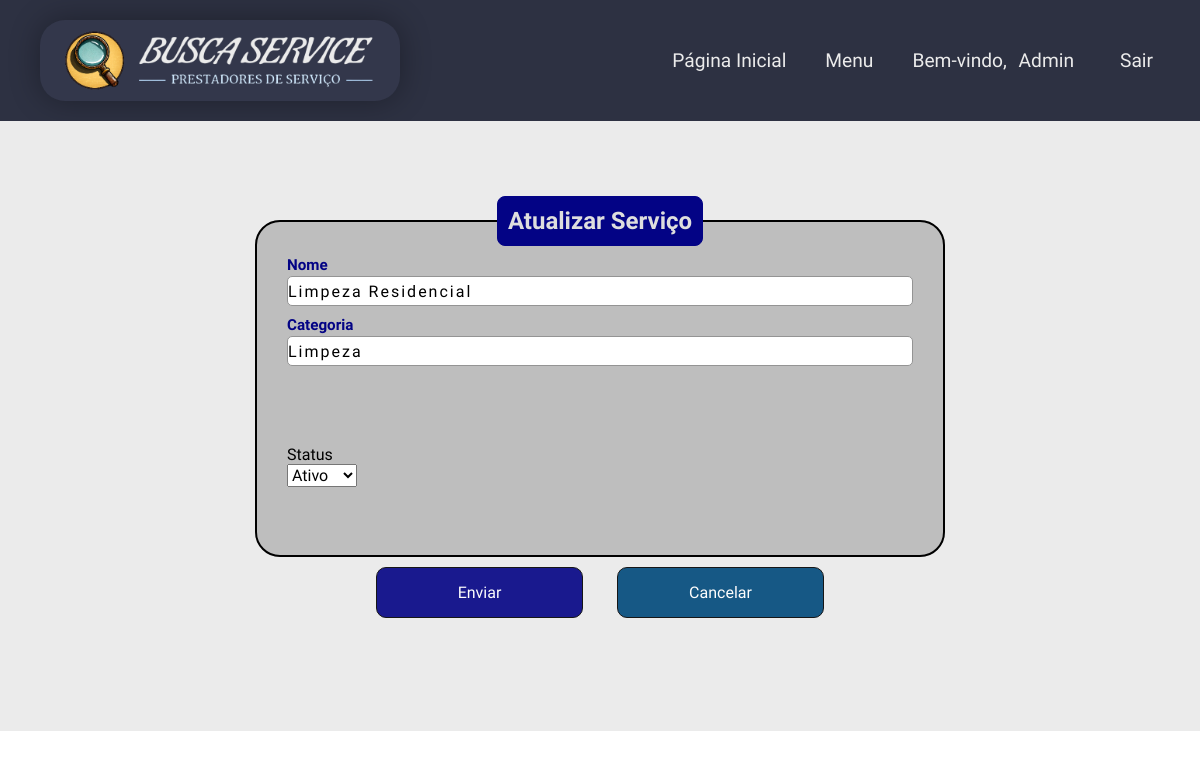
/app/views/usuario_admin_updserv.php?idserv=29 (signed in), run on an earlier commit of the app's database.
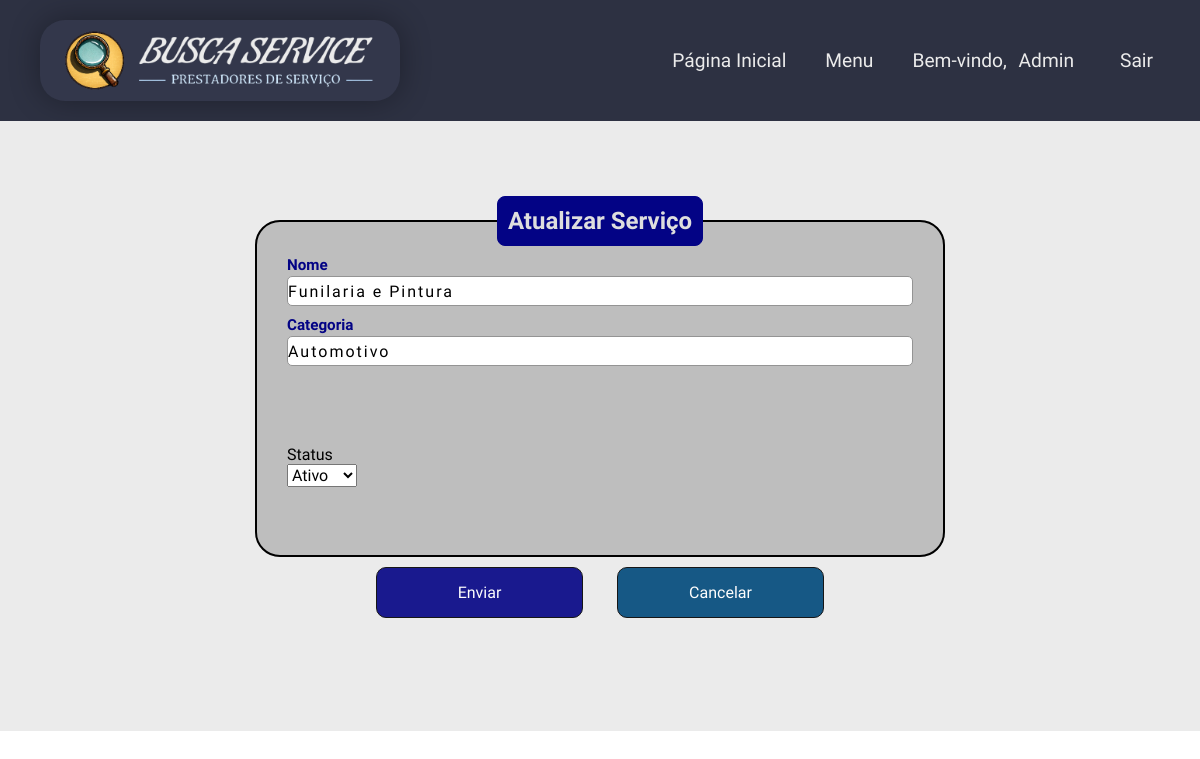
And on a later commit of the database.
### tables this page shows
CREATE TABLE servico(
  idserv INT(11) NOT NULL AUTO_INCREMENT,
  nome VARCHAR(45) NOT NULL,
  categoria VARCHAR(45) NOT NULL,
  status TINYINT(1) NOT NULL DEFAULT 1 COMMENT '\"0\" = Inativo / \"1\" = Ativo',
  dataregserv DATETIME NOT NULL DEFAULT CURRENT_TIMESTAMP(),
  PRIMARY KEY (idserv)
    );

### app/views/usuario_admin_updserv.php (the view, shortened to what this page needs)
<?php
require_once 'layouts/site/header.php';
$idserv = isset($_GET['idserv']) ? $_GET['idserv'] : 0;
$dbh = Conexao::getInstance();
$query = "SELECT * FROM `busca_service`.`servico` WHERE idserv=:idserv LIMIT 1";
$stmt = $dbh->prepare($query);
$stmt->bindParam(':idserv', $idserv);
$stmt->execute();
$row = $stmt->fetch(PDO::FETCH_ASSOC);
?>
<body>
    <?php require_once 'layouts/admin/menu.php'; ?>
    <main class="bg_form">
        <div class="main_opc">
            <section>
                <form action="" method="post" class="box">
                    <fieldset>
                        <legend><b>Atualizar Serviço</b></legend>
                        <div class="inputBox">
                            <input type="text" name="nome" id="nome" class="inputUser" autofocus value="<?= isset($row) ? $row['nome'] : '' ?>">
                            <label for="nome" class="labelInput">Nome</label>
                        </div>
                        <div class="inputBox">
                            <input type="text" name="categoria" id="categoria" class="inputUser" autofocus value="<?= isset($row) ? $row['categoria'] : '' ?>">
                            <label for="categoria" class="labelInput">Categoria</label>
                        </div><br>
                        <div class="inputBox">
                            <label for="status" class="statusLabel">Status</label><br>
                            <div class="select-wrapper">
                                <select name="status" id="status"><br><br>
                                    <option value="1" <?= isset($row) && $row['status'] == '1' ? 'selected' : '' ?>>Ativo
                                    </option>
                                </select>
                            </div>
                        </div><br><br>
                    </fieldset>
                    <div class="btn_alinhamento">
                        <a href="usuario_admin.php">
                            <button type="submit" id="submit" value="Enviar" name="salvar">Enviar</button>
                        </a>
                        <a href="usuario_admin_listserv.php">
                            <button type="button" id="cancel" value="Cancelar" name="cancelar">Cancelar</button>
                        </a>
                    </div>
                </form>
            </section>
        </div>
        <br><br>
    </main>
</body>
</html>

What changed in the data, as far as the page shows it:
changed servico "Ativo": nome "Limpeza Residencial" → "Funilaria e Pintura"; categoria "Limpeza" → "Automotivo"
